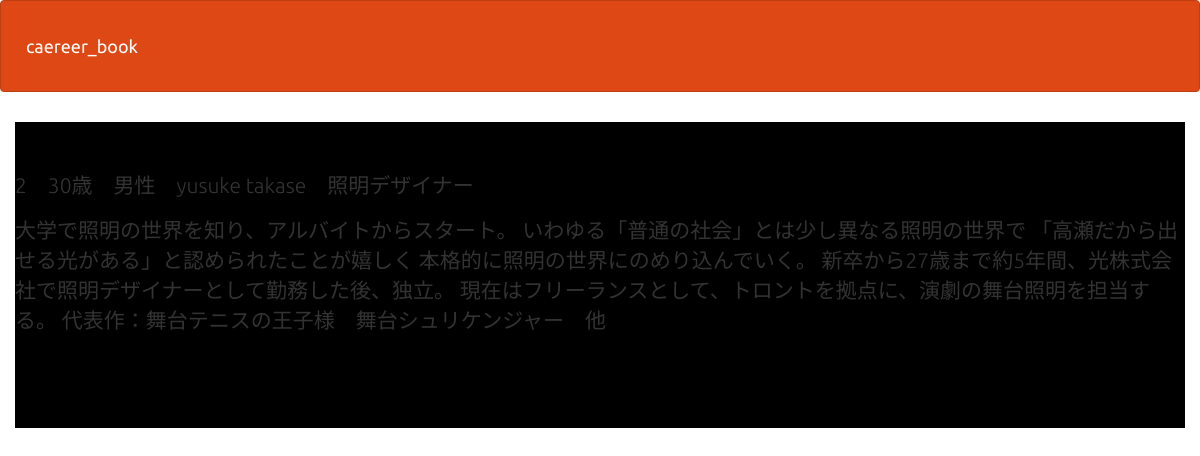
Screenshot of /date2.php with the database file from the repository.
### tables this page shows
CREATE TABLE `career_book` (
  `id` int(11) NOT NULL,
  `age` varchar(5) NOT NULL,
  `sex` varchar(5) NOT NULL,
  `name` varchar(50) NOT NULL,
  `job` varchar(100) NOT NULL,
  `career` text NOT NULL,
  `coment` text NOT NULL,
  `contact` text NOT NULL
);

### funcs.php (called while the page is built)
<?php
function h($str) {
    return htmlspecialchars($str, ENT_QUOTES);
    }
    ?>

### date2.php (the view, shortened to what this page needs)
<?php
require_once('funcs.php');
  try {
    $pdo = new PDO('mysql:dbname=gs_db;charset=utf8;host=localhost', 'root', '');
} catch (PDOException $e) {
    exit('DBConnectError:' . $e->getMessage());
}
$stmt = $pdo->prepare("SELECT * FROM career_book WHERE id = :id");
$stmt->bindValue(':id', 2, PDO::PARAM_INT);
$status = $stmt->execute();
$view = "";
if ($status == false) {
    $error = $stmt->errorInfo();
    exit("ErrorQuery:" . $error[2]);
} else {
    while($result = $stmt->fetch(PDO::FETCH_ASSOC)) {
        $view .= "<p>";
        $view .=  h($result['id']) .'　'. h($result['age']) .'　'. h($result['sex']) .'　'. h($result['name']) .'　'. h($result['job']);
        $view .= "</p>";
        $view .= "<p>";
        $view .=   h($result['career'])  . "<br><br>";
        $view .= "</p>";
    }
}
?>
<!DOCTYPE html>
<html lang="ja">
<head>
<link rel="stylesheet" href="css/range.css">
<link href="css/bootstrap.min.css" rel="stylesheet">
</head>
<body id="main">
<header>
  <nav class="navbar navbar-default">
    <div class="container-fluid">
      <div class="navbar-header">
      <a class="navbar-brand" href="index.php">caereer_book</a>
      </div>
    </div>
  </nav>
</header>
<div>
    <div class="container jumbotron"><?= $view ?></div>
</div>
</body>
</html>

### date2.php (style rules this page uses)
div { padding: 10px;font-size:16px; }

### rows the page displays
career_book: value "2 30歳 男性 yusuke takase 照明デザイナー", career "大学で照明の世界を知り、アルバイトからスタート。 いわゆる「普通の社会」とは少し異なる照明の世界で 「高瀬だから出せる光がある」と認められたことが嬉しく 本格的に照明の世界にのめり込んでいく。 新卒から27歳まで約5年間、光株式会社で照明デザイナーとして勤務した後、独立。 現在はフリーランスとして、トロントを拠点に、演劇の舞台照明を担当する。 代表作：舞台テニスの王子様 舞台シュリケンジャー 他"
